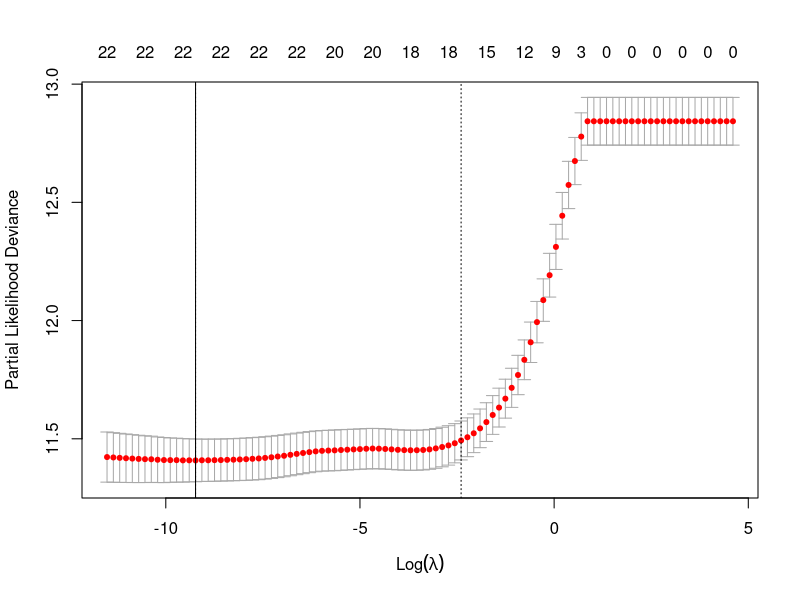
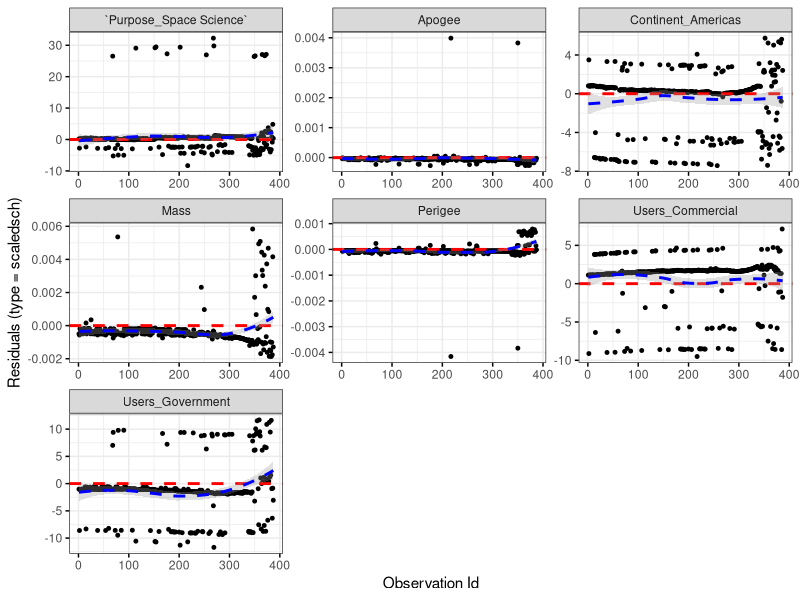
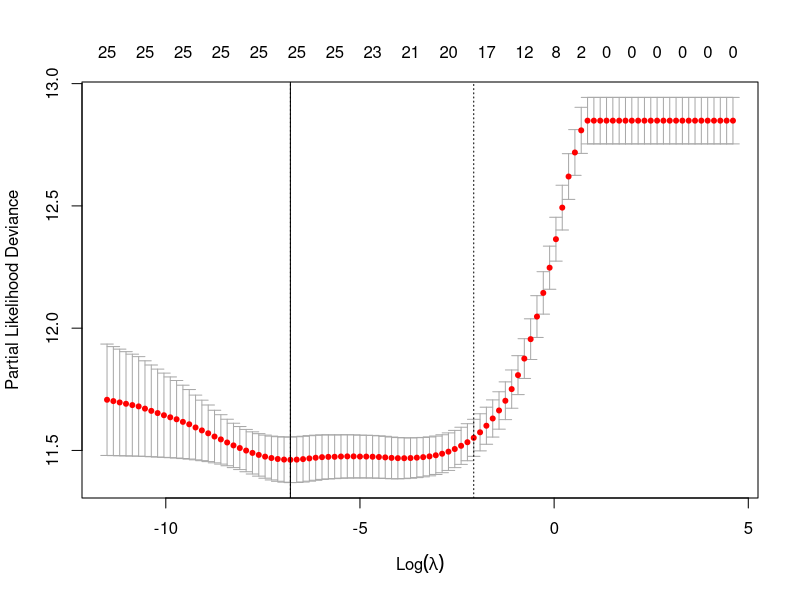
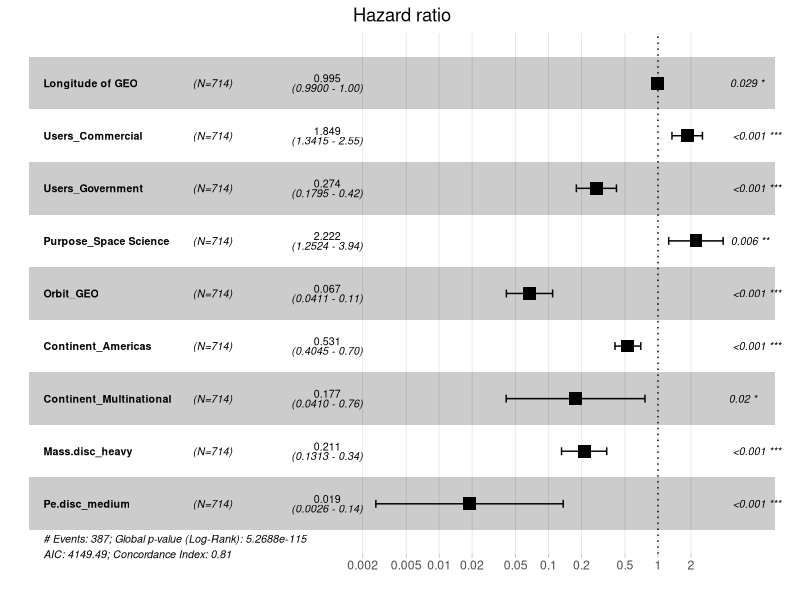
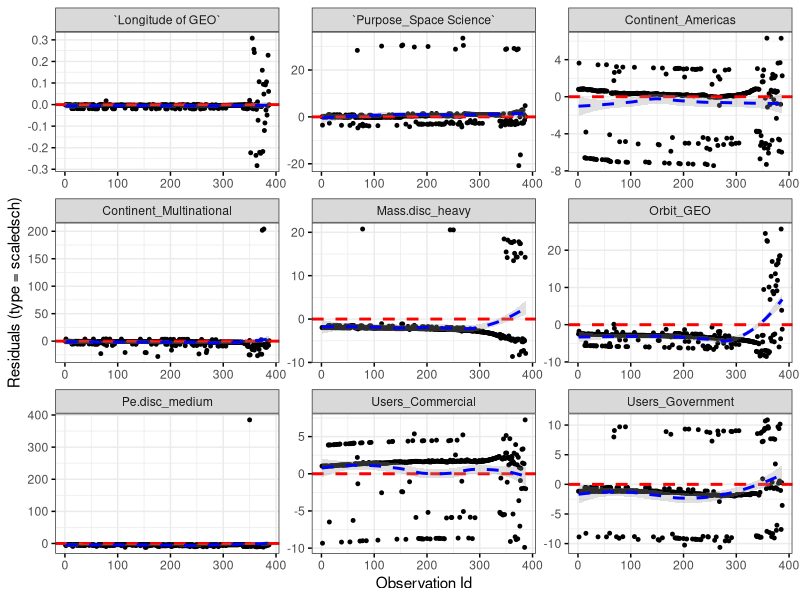
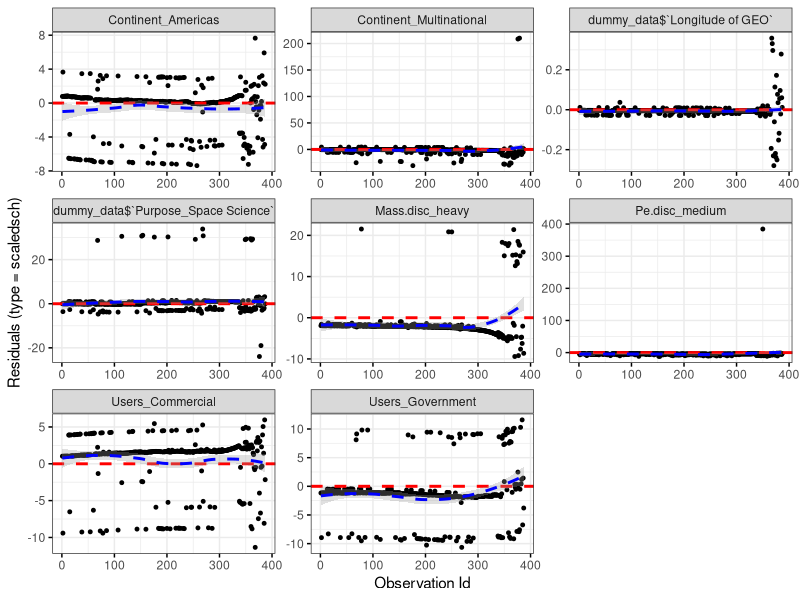
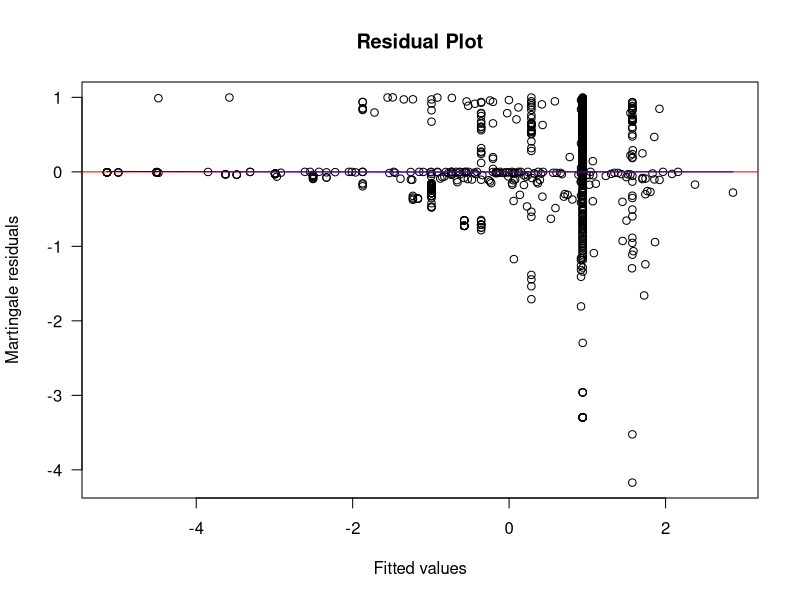
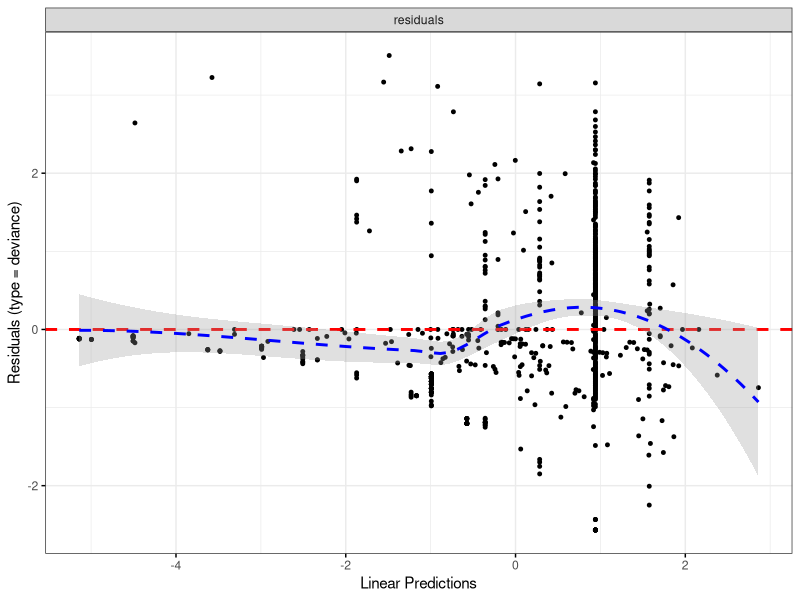

Source code (R) for these figures, in order: (Note: this script raises an error after producing the figures.)
## ---- chunk 1
library(readxl)
data <- read_excel("../Dataset/JoinDatasets.xlsx", col_names = TRUE)
## ---- chunk 2
library(readxl)
library(survival)
library(survminer)
library(dplyr) 
library(ggplot2)
library(knitr)
library(broom)
library(tidyr)
## ---- chunk 3
summary(data)
## ---- chunk 4
data$Country <- factor(data$Country, ordered = F)
print('Country')
table(data$Country)

data$Continent <- factor(data$Continent, ordered = F)
print('Continent')
table(data$Continent)

data$Users <- factor(data$Users, ordered = F)
print('Users')
table(data$Users)

data$Purpose <- factor(data$Purpose, ordered = F)
print('Purpose')
table(data$Purpose)

data$Orbit <- factor(data$Orbit, ordered = F)
print('Class of Orbit')
table(data$Orbit)

data$Status <- factor(data$Status, ordered = F)
print('Status')
table(data$Status)
## ---- chunk 5
set.seed(0)
data <- data[sample(nrow(data)), ]
## ---- chunk 6
#install.packages("fastDummies")
library(fastDummies)

# USERS : Levels: Civil Commercial Government Military

dummy_data <- dummy_cols(data, select_columns = "Users", remove_first_dummy = TRUE)

# PURPOSE : Levels: Communications Earth Observation Navigation Space Science Technology Development

dummy_data <- dummy_cols(dummy_data, select_columns = "Purpose", remove_first_dummy = TRUE)


# ORBIT : Levels: Elliptical GEO LEO MEO

dummy_data <- dummy_cols(dummy_data, select_columns = "Orbit", remove_first_dummy = TRUE)


# CONTINENT: Levels: Africa Americas Asia Europe Multinational Oceania

dummy_data <- dummy_cols(dummy_data, select_columns = "Continent", remove_first_dummy = TRUE)


# dataset senza Purpose, Users, Continent and Orbit

dummy_data <- dummy_data[,c(1:2,6:17,19:33)]

## ---- chunk 7
library(glmnet)
time <- dummy_data$`Effective Lifetime`
status <- dummy_data$Status

covariates <-
  c(
    "Longitude of GEO" ,
    "Perigee" ,
    "Apogee",
    "Eccentricity" ,
    "Inclination",
    "Period",
    "Mass",
    "Users_Commercial",
    "Users_Government",
    "Users_Military",
    "Purpose_Earth Observation",
    "Purpose_Navigation",
    "Purpose_Space Science",
    "Purpose_Technology Development",
    "Orbit_GEO",
    "Orbit_LEO",
    "Orbit_MEO",
    "Continent_Americas",
    "Continent_Asia",
    "Continent_Europe",
    "Continent_Multinational",
    "Continent_Oceania"
  )

n_coef = length(covariates)
lambda.grid <- 10^seq(2, -5 ,length = 100)

# Adatta un modello di regressione di Cox penalizzato usando glmnet
# alpha = 1 per la penalizzazione L2 (Ridge)
# alpha = 0 per la penalizzazione L1 (Lasso)

cox_model <- cv.glmnet(x = as.matrix(dummy_data[,covariates]), y = Surv(time,status == 'retired'), family = "cox", alpha = 0.2, lambda = lambda.grid)

# PROVA A CAMBIARE VALORE DI ALPHA ---> ELASTIC NET FORSE è MEGLIO

print(cox_model)

bestlambda <- cox_model$lambda.min # con lasso lambda è quasi zero
plot(cox_model)
abline(v=log(bestlambda), lty=1)

fitAtLmin <- glmnet(x = as.matrix(dummy_data[,covariates]),  y = Surv(time,status == 'retired') ,family="cox",lambda=bestlambda)
coef <- coef(fitAtLmin)

## ---- chunk 8
time <- dummy_data$`Effective Lifetime`
Status <- dummy_data$Status

variable_sel <-c(  # con coef != 0
    "Perigee",
    "Apogee",
    "Inclination",
    "Mass",
    "Users_Commercial",
    "Users_Government",
    "Purpose_Earth Observation",
    "Purpose_Navigation",
    "Purpose_Space Science",
    "Purpose_Technology Development",
    "Continent_Americas",
    "Continent_Asia",
    "Continent_Multinational"
    )

cox1 <- coxph(Surv(time, Status == 'retired') ~ . , data = dummy_data[,variable_sel])
summary(cox1)
## ---- chunk 9
time <- dummy_data$`Effective Lifetime`
Status <- dummy_data$Status

variable_sel <-c(  # con coef != 0
    "Perigee",
    "Apogee",
    "Inclination",
    "Mass",
    "Users_Commercial",
    "Users_Government",
    "Purpose_Earth Observation",
    "Purpose_Space Science",
    "Purpose_Technology Development",
    "Continent_Americas",
    "Continent_Asia",
    "Continent_Multinational"
    )

cox2 <- coxph(Surv(time, Status == 'retired') ~ . , data = dummy_data[,variable_sel])
summary(cox2)
## ---- chunk 10
time <- dummy_data$`Effective Lifetime`
Status <- dummy_data$Status

variable_sel <-c(  # con coef != 0
    "Perigee",
    "Apogee",
    "Mass",
    "Users_Commercial",
    "Users_Government",
    "Purpose_Earth Observation",
    "Purpose_Space Science",
    "Purpose_Technology Development",
    "Continent_Americas",
    "Continent_Asia",
    "Continent_Multinational"
    )

cox3 <- coxph(Surv(time, Status == 'retired') ~ . , data = dummy_data[,variable_sel])
summary(cox3)
## ---- chunk 11
time <- dummy_data$`Effective Lifetime`
Status <- dummy_data$Status

variable_sel <-c(  # con coef != 0
    "Perigee",
    "Apogee",
    "Mass",
    "Users_Commercial",
    "Users_Government",
    "Purpose_Earth Observation",
    "Purpose_Space Science",
    "Purpose_Technology Development",
    "Continent_Americas",
    "Continent_Multinational"
    )

cox4 <- coxph(Surv(time, Status == 'retired') ~ . , data = dummy_data[,variable_sel])
summary(cox4)
## ---- chunk 12
time <- dummy_data$`Effective Lifetime`
Status <- dummy_data$Status

variable_sel <-c(  # con coef != 0
    "Perigee",
    "Apogee",
    "Mass",
    "Users_Commercial",
    "Users_Government",
    "Purpose_Earth Observation",
    "Purpose_Space Science",
    "Purpose_Technology Development",
    "Continent_Americas"    )

cox5 <- coxph(Surv(time, Status == 'retired') ~ . , data = dummy_data[,variable_sel])
summary(cox5)
## ---- chunk 13
time <- dummy_data$`Effective Lifetime`
Status <- dummy_data$Status


variable_sel <-c(  # con coef != 0
    "Perigee",
    "Apogee",
    "Mass",
    "Users_Commercial",
    "Users_Government",
    "Purpose_Space Science",
    "Purpose_Technology Development",
    "Continent_Americas"    )

cox6 <- coxph(Surv(time, Status == 'retired') ~ . , data = dummy_data[,variable_sel])
summary(cox6)
## ---- chunk 14
time <- dummy_data$`Effective Lifetime`
Status <- dummy_data$Status


variable_sel <-c(  # con coef != 0
    "Perigee",
    "Apogee",
    "Mass",
    "Users_Commercial",
    "Users_Government",
    "Purpose_Space Science",
    "Continent_Americas"    )

cox7 <- coxph(Surv(time, Status == 'retired') ~ . , data = dummy_data[,variable_sel])
summary(cox7)
## ---- chunk 15
test <- cox.zph(cox7)
test


# Residui
ggcoxdiagnostics(cox7, type = "scaledsch")
## ---- chunk 16
time <- dummy_data$`Effective Lifetime`
Status <- dummy_data$Status


variable_sel <-c(  # con coef != 0
    "Perigee",
    "Apogee",
    "Mass",
    "Users_Commercial",
    "Users_Government",
    "Purpose_Space Science",
    "Continent_Americas"    )

cox7 <- coxph(Surv(time, Status == 'retired') ~ strata(Perigee) + Apogee + Mass +Users_Commercial+  Users_Government +
              dummy_data$`Purpose_Earth Observation` + Continent_Americas, data = dummy_data)
summary(cox7)
## ---- chunk 17
Massa.disc <- cut(data$Mass, breaks=c(0, 1000, Inf), labels=c("light", "heavy"))
dummy_data$Mass.disc <- Massa.disc

## ---- chunk 18
Per.disc <- cut(data$Period, breaks=c(0, 500, 1000, Inf), labels=c("short", "medium", "long"))
dummy_data$Per.disc <- Per.disc

## ---- chunk 19
Inc.disc <- cut(data$Inclination, breaks=c(-Inf, 40, 70, Inf), labels=c("low", "medium", "high"))
dummy_data$Inc.disc <- Inc.disc

## ---- chunk 20
Ap.disc <- cut(data$Apogee, breaks=c(0, 25000, Inf), labels=c("low", "high"))
dummy_data$Ap.disc <- Ap.disc

## ---- chunk 21
Pe.disc <- cut(data$Perigee, breaks=c(0, 5000, 25000, Inf), labels=c("low","medium","high"))
dummy_data$Pe.disc <- Pe.disc

## ---- chunk 22

# MASS: Levels: light heavy

dummy_data <- dummy_cols(dummy_data, select_columns = "Mass.disc", remove_first_dummy = TRUE)

# PERIOD: Levels: short medium long 

dummy_data <- dummy_cols(dummy_data, select_columns = "Per.disc", remove_first_dummy = TRUE)

# INCLINATION: Levels: low medium high 

dummy_data <- dummy_cols(dummy_data, select_columns = "Inc.disc", remove_first_dummy = TRUE)

# PERIGEE: Levels: low medium high  

dummy_data <- dummy_cols(dummy_data, select_columns = "Pe.disc", remove_first_dummy = TRUE)

# APOGEE: Levels: low high

dummy_data <- dummy_cols(dummy_data, select_columns = "Ap.disc", remove_first_dummy = TRUE)
## ---- chunk 23
# dataset senza Purpose, Users, Continent, Orbit, Mass, Period,  Inclination, Apogee and Perigee

dummy_data <- dummy_data[,c(1:3,6,9:12, 15:29, 35:42)]

## ---- chunk 24
library(glmnet)
time <- dummy_data$`Effective Lifetime`
status <- dummy_data$Status

covariates <-
  c(
    "Longitude of GEO" ,
    "Eccentricity" ,
    "Users_Commercial",
    "Users_Government",
    "Users_Military",
    "Purpose_Earth Observation",
    "Purpose_Navigation",
    "Purpose_Space Science",
    "Purpose_Technology Development",
    "Orbit_GEO",
    "Orbit_LEO",
    "Orbit_MEO",
    "Continent_Americas",
    "Continent_Asia",
    "Continent_Europe",
    "Continent_Multinational",
    "Continent_Oceania",
    "Mass.disc_heavy",
    "Per.disc_medium",
    "Per.disc_long",
    "Inc.disc_medium",
    "Inc.disc_high" ,
    "Pe.disc_medium",
    "Pe.disc_high",
    "Ap.disc_high"
  )

n_coef = length(covariates)
lambda.grid <- 10^seq(2, -5 ,length = 100)

# Adatta un modello di regressione di Cox penalizzato usando glmnet
# alpha = 1 per la penalizzazione L2 (Ridge)
# alpha = 0 per la penalizzazione L1 (Lasso)

cox_model <- cv.glmnet(x = as.matrix(dummy_data[,covariates]), y = Surv(time,status == 'retired'), family = "cox", alpha = 0.2, lambda = lambda.grid)

# PROVA A CAMBIARE VALORE DI ALPHA ---> ELASTIC NET FORSE è MEGLIO

print(cox_model)

bestlambda <- cox_model$lambda.min # con lasso lambda è quasi zero
plot(cox_model)
abline(v=log(bestlambda), lty=1)

fitAtLmin <- glmnet(x = as.matrix(dummy_data[,covariates]),  y = Surv(time,status == 'retired') ,family="cox",lambda=bestlambda)
coef <- coef(fitAtLmin)

## ---- chunk 25
time <- dummy_data$`Effective Lifetime`
Status <- dummy_data$Status


variable_sel <- c(
  # con coef != 0
  'Longitude of GEO',
  'Users_Commercial',
  'Users_Government',
  'Purpose_Earth Observation',
  'Purpose_Navigation',
  'Purpose_Space Science',
  'Purpose_Technology Development',
  'Orbit_GEO',
  'Orbit_LEO' ,
  'Continent_Americas',
  'Continent_Asia',
  'Continent_Multinational',
  'Mass.disc_heavy',
  'Inc.disc_medium',
  'Pe.disc_medium',
  'Pe.disc_high',
  'Ap.disc_high'
)

cox1 <- coxph(Surv(time, Status == 'retired') ~ . , data = dummy_data[,variable_sel])
summary(cox1)

## ---- chunk 26
time <- dummy_data$`Effective Lifetime`
Status <- dummy_data$Status


variable_sel <- c(
  # con coef != 0
  'Longitude of GEO',
  'Users_Commercial',
  'Users_Government',
  'Purpose_Earth Observation',
  'Purpose_Navigation',
  'Purpose_Space Science',
  'Purpose_Technology Development',
  'Orbit_GEO',
  'Orbit_LEO' ,
  'Continent_Americas',
  'Continent_Asia',
  'Continent_Multinational',
  'Mass.disc_heavy',
  'Inc.disc_medium',
  'Pe.disc_medium',
  'Ap.disc_high'
)

cox2 <- coxph(Surv(time, Status == 'retired') ~ . , data = dummy_data[,variable_sel])
summary(cox2)

## ---- chunk 27
time <- dummy_data$`Effective Lifetime`
Status <- dummy_data$Status


variable_sel <- c(
  # con coef != 0
  'Longitude of GEO',
  'Users_Commercial',
  'Users_Government',
  'Purpose_Earth Observation',
  'Purpose_Space Science',
  'Purpose_Technology Development',
  'Orbit_GEO',
  'Orbit_LEO' ,
  'Continent_Americas',
  'Continent_Asia',
  'Continent_Multinational',
  'Mass.disc_heavy',
  'Inc.disc_medium',
  'Pe.disc_medium',
  'Ap.disc_high'
)

cox3 <- coxph(Surv(time, Status == 'retired') ~ . , data = dummy_data[,variable_sel])
summary(cox3)

## ---- chunk 28
time <- dummy_data$`Effective Lifetime`
Status <- dummy_data$Status


variable_sel <- c(
  # con coef != 0
  'Longitude of GEO',
  'Users_Commercial',
  'Users_Government',
  'Purpose_Earth Observation',
  'Purpose_Space Science',
  'Purpose_Technology Development',
  'Orbit_GEO',
  'Orbit_LEO' ,
  'Continent_Americas',
  'Continent_Asia',
  'Continent_Multinational',
  'Mass.disc_heavy',
  'Inc.disc_medium',
  'Pe.disc_medium'
)

cox4 <- coxph(Surv(time, Status == 'retired') ~ . , data = dummy_data[,variable_sel])
summary(cox4)

## ---- chunk 29
time <- dummy_data$`Effective Lifetime`
Status <- dummy_data$Status


variable_sel <- c(
  # con coef != 0
  'Longitude of GEO',
  'Users_Commercial',
  'Users_Government',
  'Purpose_Earth Observation',
  'Purpose_Space Science',
  'Purpose_Technology Development',
  'Orbit_GEO',
  'Continent_Americas',
  'Continent_Asia',
  'Continent_Multinational',
  'Mass.disc_heavy',
  'Inc.disc_medium',
  'Pe.disc_medium'
)

cox5 <- coxph(Surv(time, Status == 'retired') ~ . , data = dummy_data[,variable_sel])
summary(cox5)

## ---- chunk 30
time <- dummy_data$`Effective Lifetime`
Status <- dummy_data$Status


variable_sel <- c(
  # con coef != 0
  'Longitude of GEO',
  'Users_Commercial',
  'Users_Government',
  'Purpose_Earth Observation',
  'Purpose_Space Science',
  'Purpose_Technology Development',
  'Orbit_GEO',
  'Continent_Americas',
  'Continent_Asia',
  'Continent_Multinational',
  'Mass.disc_heavy',
  'Pe.disc_medium'
)

cox6 <- coxph(Surv(time, Status == 'retired') ~ . , data = dummy_data[,variable_sel])
summary(cox6)

## ---- chunk 31
time <- dummy_data$`Effective Lifetime`
Status <- dummy_data$Status


variable_sel <- c(
  # con coef != 0
  'Longitude of GEO',
  'Users_Commercial',
  'Users_Government',
  'Purpose_Earth Observation',
  'Purpose_Space Science',
  'Purpose_Technology Development',
  'Orbit_GEO',
  'Continent_Americas',
  'Continent_Multinational',
  'Mass.disc_heavy',
  'Pe.disc_medium'
)

cox7 <- coxph(Surv(time, Status == 'retired') ~ . , data = dummy_data[,variable_sel])
summary(cox7)

## ---- chunk 32
time <- dummy_data$`Effective Lifetime`
Status <- dummy_data$Status


variable_sel <- c(
  # con coef != 0
  'Longitude of GEO',
  'Users_Commercial',
  'Users_Government',
  'Purpose_Space Science',
  'Purpose_Technology Development',
  'Orbit_GEO',
  'Continent_Americas',
  'Continent_Multinational',
  'Mass.disc_heavy',
  'Pe.disc_medium'
)

cox8 <- coxph(Surv(time, Status == 'retired') ~ . , data = dummy_data[,variable_sel])
summary(cox8)

## ---- chunk 33
time <- dummy_data$`Effective Lifetime`
Status <- dummy_data$Status


variable_sel <- c(
  # con coef != 0
  'Longitude of GEO',
  'Users_Commercial',
  'Users_Government',
  'Purpose_Space Science',
  'Orbit_GEO',
  'Continent_Americas',
  'Continent_Multinational',
  'Mass.disc_heavy',
  'Pe.disc_medium'
)

cox9 <- coxph(Surv(time, Status == 'retired') ~ . , data = dummy_data[,variable_sel])
summary(cox9)

## ---- chunk 34
ggforest(cox9, data=dummy_data[,variable_sel])

## ---- chunk 35
test <- cox.zph(cox9)
test


# Residui
ggcoxdiagnostics(cox9, type = "scaledsch")
## ---- chunk 36
time <- dummy_data$`Effective Lifetime`
Status <- dummy_data$Status


variable_sel <- c(
  # con coef != 0
  'Longitude of GEO',
  'Users_Commercial',
  'Users_Government',
  'Purpose_Space Science',
  'Orbit_GEO',
  'Continent_Americas',
  'Continent_Multinational',
  'Mass.disc_heavy',
  'Pe.disc_medium'
)

cox9 <-
  coxph(
    Surv(time, Status == 'retired') ~ dummy_data$`Longitude of GEO` + Users_Commercial + Users_Government + dummy_data$`Purpose_Space Science` + strata(Orbit_GEO) + Continent_Americas + Continent_Multinational + Mass.disc_heavy +                                           Pe.disc_medium , data = dummy_data)
summary(cox9)

## ---- chunk 37
test <- cox.zph(cox9)
test


# Residui
ggcoxdiagnostics(cox9, type = "scaledsch")
## ---- chunk 38
plot(predict(cox9), residuals(cox9, type='martingale'),
     xlab='Fitted values', ylab='Martingale residuals', main='Residual Plot', las=1)
# Add a line for residual=0
abline(h=0, col='red')
# Fit a smoother for the points
lines(smooth.spline(predict(cox9), residuals(cox9, type='martingale')), col='blue')
## ---- chunk 39
ggcoxdiagnostics(cox9, type = "deviance")

## ---- chunk 40
time <- dummy_data$`Effective Lifetime`
Status <- dummy_data$Status


variable_sel <- c(
  # con coef != 0
  'Longitude of GEO',
  'Users_Commercial',
  'Users_Government',
  'Purpose_Space Science',
  'Orbit_GEO',
  'Continent_Americas',
  'Continent_Multinational',
  'Mass.disc_heavy',
  'Pe.disc_medium'
)

cox9 <-
  coxph(
    Surv(time, Status == 'retired') ~ dummy_data$`Longitude of GEO` + Users_Commercial + strata(Users_Government) + dummy_data$`Purpose_Space Science` + strata(Orbit_GEO) + Continent_Americas + Continent_Multinational + Mass.disc_heavy +                                           Pe.disc_medium , data = dummy_data)
summary(cox9)

## ---- chunk 41
test <- cox.zph(cox9)
test


# Residui
ggcoxdiagnostics(cox9, type = "scaledsch")  
## ---- chunk 42
ggcoxdiagnostics(cox9, type = "deviance")

## ---- chunk 43
new_dataset <- # scegliere satelliti significativi
## ---- chunk 44
fit <- survfit(cox9, newdata = new_dataset)
print(fit) # qui mi dà le nuove hazard function -> funzione del rischio di morte 

# stima del tempo di vita mediano
median_survival_time <- quantile(fit, probs = 0.5)
print(median_survival_time)

## ---- chunk 45
